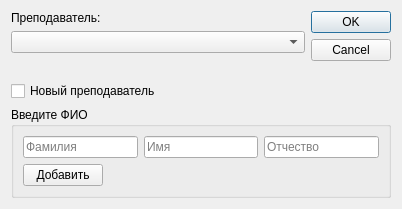
<?xml version="1.0" encoding="UTF-8"?>
<ui version="4.0">
 <class>StarterDialog</class>
 <widget class="QDialog" name="StarterDialog">
  <property name="geometry">
   <rect>
    <x>0</x>
    <y>0</y>
    <width>402</width>
    <height>209</height>
   </rect>
  </property>
  <property name="windowTitle">
   <string>Вход в приложение</string>
  </property>
  <layout class="QGridLayout" name="gridLayout_2">
   <item row="0" column="0">
    <layout class="QVBoxLayout" name="selectTeacherLayout">
     <item>
      <widget class="QLabel" name="label">
       <property name="text">
        <string>Преподаватель:</string>
       </property>
      </widget>
     </item>
     <item>
      <widget class="QComboBox" name="comboBox"/>
     </item>
     <item>
      <spacer name="verticalSpacer">
       <property name="orientation">
        <enum>Qt::Vertical</enum>
       </property>
       <property name="sizeHint" stdset="0">
        <size>
         <width>20</width>
         <height>13</height>
        </size>
       </property>
      </spacer>
     </item>
     <item>
      <widget class="QCheckBox" name="checkBox">
       <property name="text">
        <string>Новый преподаватель</string>
       </property>
      </widget>
     </item>
    </layout>
   </item>
   <item row="0" column="1">
    <widget class="QDialogButtonBox" name="buttonBox">
     <property name="orientation">
      <enum>Qt::Vertical</enum>
     </property>
     <property name="standardButtons">
      <set>QDialogButtonBox::Cancel|QDialogButtonBox::Ok</set>
     </property>
    </widget>
   </item>
   <item row="1" column="0" colspan="2">
    <widget class="QGroupBox" name="newTeacherGroupBox">
     <property name="enabled">
      <bool>true</bool>
     </property>
     <property name="title">
      <string>Введите ФИО</string>
     </property>
     <layout class="QGridLayout" name="gridLayout">
      <property name="leftMargin">
       <number>9</number>
      </property>
      <property name="topMargin">
       <number>9</number>
      </property>
      <property name="rightMargin">
       <number>9</number>
      </property>
      <property name="bottomMargin">
       <number>9</number>
      </property>
      <item row="0" column="0">
       <layout class="QVBoxLayout" name="verticalLayout">
        <item>
         <layout class="QHBoxLayout" name="fullNameLayout">
          <item>
           <widget class="QLineEdit" name="lastNameLineEdit">
            <property name="placeholderText">
             <string>Фамилия</string>
            </property>
           </widget>
          </item>
          <item>
           <widget class="QLineEdit" name="firstNameLineEdit">
            <property name="placeholderText">
             <string>Имя</string>
            </property>
           </widget>
          </item>
          <item>
           <widget class="QLineEdit" name="patronymicLineEdit">
            <property name="placeholderText">
             <string>Отчество</string>
            </property>
           </widget>
          </item>
         </layout>
        </item>
        <item>
         <layout class="QHBoxLayout" name="addButtonLayout">
          <item>
           <widget class="QPushButton" name="addButton">
            <property name="text">
             <string>Добавить</string>
            </property>
           </widget>
          </item>
          <item>
           <spacer name="horizontalSpacer">
            <property name="orientation">
             <enum>Qt::Horizontal</enum>
            </property>
            <property name="sizeHint" stdset="0">
             <size>
              <width>38</width>
              <height>18</height>
             </size>
            </property>
           </spacer>
          </item>
         </layout>
        </item>
       </layout>
      </item>
     </layout>
    </widget>
   </item>
  </layout>
 </widget>
 <tabstops>
  <tabstop>comboBox</tabstop>
  <tabstop>checkBox</tabstop>
  <tabstop>lastNameLineEdit</tabstop>
  <tabstop>firstNameLineEdit</tabstop>
  <tabstop>patronymicLineEdit</tabstop>
  <tabstop>addButton</tabstop>
 </tabstops>
 <resources/>
 <connections>
  <connection>
   <sender>buttonBox</sender>
   <signal>accepted()</signal>
   <receiver>StarterDialog</receiver>
   <slot>accept()</slot>
   <hints>
    <hint type="sourcelabel">
     <x>392</x>
     <y>90</y>
    </hint>
    <hint type="destinationlabel">
     <x>157</x>
     <y>274</y>
    </hint>
   </hints>
  </connection>
  <connection>
   <sender>buttonBox</sender>
   <signal>rejected()</signal>
   <receiver>StarterDialog</receiver>
   <slot>reject()</slot>
   <hints>
    <hint type="sourcelabel">
     <x>392</x>
     <y>90</y>
    </hint>
    <hint type="destinationlabel">
     <x>286</x>
     <y>274</y>
    </hint>
   </hints>
  </connection>
 </connections>
</ui>
